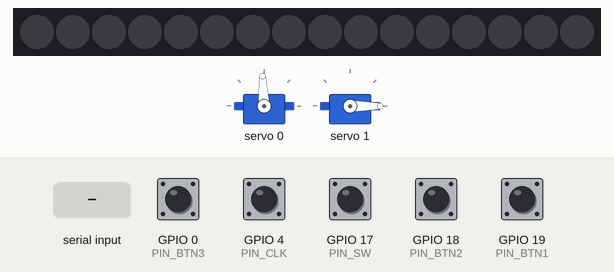
Bench run of a sketch on a simulated ESP32. Shown: 16 RGB LEDs in strip order, left to right, 2 × servo. Inputs (shaded band) come from the test bench; at power-on: GPIO 0 (PIN_BTN3), GPIO 4 (PIN_CLK), GPIO 17 (PIN_SW), GPIO 18 (PIN_BTN2), GPIO 19 (PIN_BTN1) HIGH. Dim RGB values are drawn brighter than linear; what the sketch prints to the serial monitor is not drawn.

Above: at 1.2 s.
1.3 s: "LED:RED\n" received over Serial
At 2.0 s:
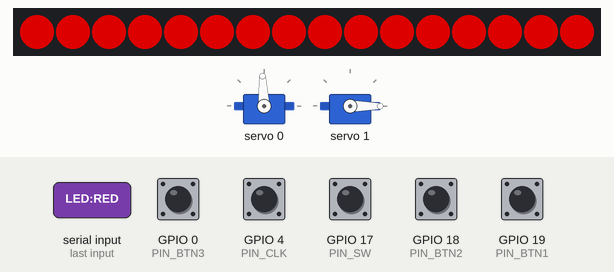
2.8 s: "LED:BLUE\n" received over Serial
At 3.1 s:
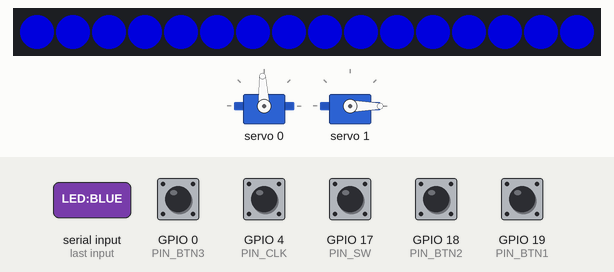
4.3 s: "LED:CYAN\n" received over Serial
At 5.3 s:
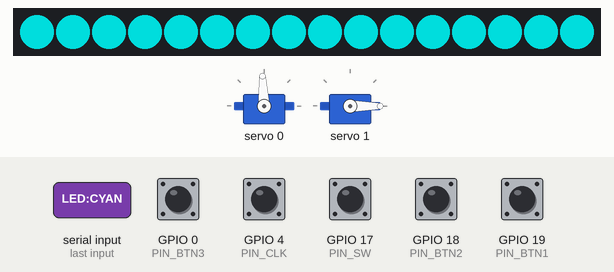
5.8 s: "EARS:UP\n" received over Serial
At 6.4 s:
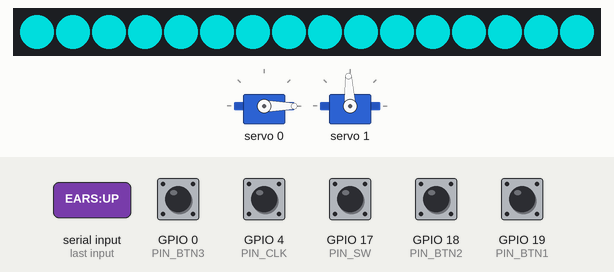
Timing chart, 0 to 8.8 s (numbered marks = the images above; inputs shaded):
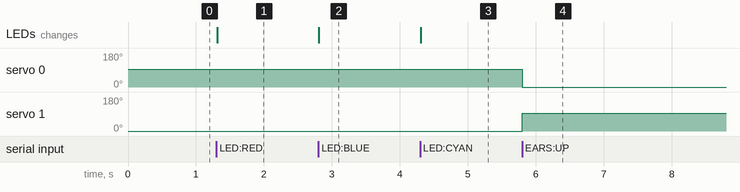

The sketch:

nopants_esp32_firmware.ino
```cpp
#include <Wire.h>
#include <Adafruit_PWMServoDriver.h>
#include <FastLED.h>
#include <WiFi.h>
#include <esp_now.h>
#include <esp_wifi.h>

struct GameButton {
  uint8_t pin;
  bool currentState;
  bool lastReading;
  unsigned long lastDebounceTime;
  String name;
};

// --- 1. HARDWARE SETUP ---
const int LED_PIN = 12;
const int NUM_LEDS = 16;
const int BRIGHTNESS = 150;

const int SDA_PIN = 21;
const int SCL_PIN = 22;
const int LEFT_EAR_CH = 0;
const int RIGHT_EAR_CH = 1;

// --- INPUT PINS ---
const int PIN_CLK = 4;
const int PIN_DT = 16;
const int PIN_SW = 17;

const int PIN_BTN1 = 19;
const int PIN_BTN2 = 18;
const int PIN_BTN3 = 0;

// --- 2. SERVO ANGLE CONFIGURATION (MIRRORED) ---
const int LEFT_EAR_FLAT = 90;
const int LEFT_EAR_UP = 0;

const int RIGHT_EAR_FLAT = 0;
const int RIGHT_EAR_UP = 90;

// --- 3. INITIALIZE OBJECTS ---
Adafruit_PWMServoDriver pwm = Adafruit_PWMServoDriver();
CRGB leds[NUM_LEDS];

// --- FreeRTOS Task Handles ---
TaskHandle_t TaskCore0; // For Inputs
TaskHandle_t TaskCore1; // For Serial/Outputs

// Give every button its own independent memory and timer
GameButton btn1 = {PIN_BTN1, HIGH, HIGH, 0, "BTN:1"};
GameButton btn2 = {PIN_BTN2, HIGH, HIGH, 0, "BTN:2"};
GameButton btn3 = {PIN_BTN3, HIGH, HIGH, 0, "BTN:3"};
GameButton knobBtn = {PIN_SW, HIGH, HIGH, 0, "KNOB:PRESS"};

int lastStateCLK;

// ==========================================
// --- ESP-NOW SMART HOME HUB CONFIG ---
// ==========================================
// 1. The Phonebook (Smart Light MAC Address)
uint8_t smartLightMac[] = {0x80, 0xF3, 0xDA, 0x54, 0xD3, 0x84};

// 2. The Message Structure (Must match receiver exactly)
typedef struct struct_message {
  char command[32];
} struct_message;

struct_message outgoingData;
esp_now_peer_info_t peerInfo;

volatile bool deliveryComplete = false;
volatile bool deliverySuccess = false;

// 3. The Wireless Transmission Function
void sendSmartHomeCommand(String cmd) {
  memset(outgoingData.command, 0, sizeof(outgoingData.command));
  cmd.toCharArray(outgoingData.command, 32);

  int retries = 0;
  int maxRetries = 20; // Try up to 10 times!

  while (retries < maxRetries) {
    deliveryComplete = false; // Reset the receipt

    // Shoot the message!
    esp_err_t result = esp_now_send(smartLightMac, (uint8_t *) &outgoingData, sizeof(outgoingData));

    if (result == ESP_OK) {
      // Wait up to 100ms for the delivery receipt to come back
      unsigned long startWait = millis();
      while (!deliveryComplete && millis() - startWait < 100) {
        delay(1);
      }

      // If the receipt arrived and says SUCCESS, we are done!
      if (deliverySuccess) {
        Serial.println("SYSTEM: Sent -> " + cmd + " [DELIVERED ON ATTEMPT " + String(retries + 1) + "]");
        return; // Exit the function completely
      }
    }

    // If we get down here, the message failed or timed out.
    retries++;
    if (retries < maxRetries) {
      Serial.println("SYSTEM: Delivery failed. Retrying... (" + String(retries) + "/" + String(maxRetries) + ")");
      vTaskDelay(25 / portTICK_PERIOD_MS);
    }
  }

  // If we looped 4 times and it STILL failed, then the light is truly unplugged.
  Serial.println("SYSTEM: CRITICAL ERROR -> Could not reach Smart Light after " + String(maxRetries) + " attempts.");
}

// 4. The Delivery Receipt
void OnDataSent(const uint8_t *mac_addr, esp_now_send_status_t status) {
  // Record if it was a success or failure
  deliverySuccess = (status == ESP_NOW_SEND_SUCCESS);
  // Tell the sending loop that the receipt has arrived!
  deliveryComplete = true;
}
// ==========================================


void setServoAngle(uint8_t channel, uint8_t angle) {
  uint16_t microsec = map(angle, 0, 180, 500, 2500);
  pwm.writeMicroseconds(channel, microsec);
}

// --- INDEPENDENT DEBOUNCE ALGORITHM ---
void checkButton(GameButton &btn) {
  bool currentReading = digitalRead(btn.pin);

  if (currentReading != btn.lastReading) {
    btn.lastDebounceTime = millis();
  }

  if ((millis() - btn.lastDebounceTime) > 25) {
    if (currentReading != btn.currentState) {
      btn.currentState = currentReading;
      if (btn.currentState == LOW) {
        Serial.println(btn.name);
      }
    }
  }
  btn.lastReading = currentReading;
}

// ==========================================
// TASK 1: THE INPUT READER (Runs on Core 0)
// ==========================================
void InputTask(void * pvParameters) {
  for(;;) {
    int currentStateCLK = digitalRead(PIN_CLK);
    if (currentStateCLK != lastStateCLK && currentStateCLK == 1) {
      if (digitalRead(PIN_DT) != currentStateCLK) {
        Serial.println("KNOB:RIGHT");
      } else {
        Serial.println("KNOB:LEFT");
      }
    }
    lastStateCLK = currentStateCLK;

    checkButton(btn1);
    checkButton(btn2);
    checkButton(btn3);
    checkButton(knobBtn);

    vTaskDelay(1 / portTICK_PERIOD_MS);
  }
}

// ==========================================
// TASK 2: THE COMMAND ROUTER (Runs on Core 1)
// ==========================================
void CommandTask(void * pvParameters) {
  for(;;) {
    if (Serial.available() > 0) {
      String command = Serial.readStringUntil('\n');
      command.trim();

      // --- NEW: SMART HOME ROUTER ---
      // If Python sends "HOME:LIGHT:ON", we strip off "HOME:" and send "LIGHT:ON" wirelessly!
      if (command.startsWith("HOME:")) {
        String wirelessCmd = command.substring(5);
        sendSmartHomeCommand(wirelessCmd);
      }
      // ------------------------------

      else if (command == "EARS:UP") {
        setServoAngle(LEFT_EAR_CH, LEFT_EAR_UP);
        setServoAngle(RIGHT_EAR_CH, RIGHT_EAR_UP);
      }
      else if (command == "EARS:FLAT") {
        setServoAngle(LEFT_EAR_CH, LEFT_EAR_FLAT);
        setServoAngle(RIGHT_EAR_CH, RIGHT_EAR_FLAT);
      }
      else if (command == "LED:RED") {
        fill_solid(leds, NUM_LEDS, CRGB::Red);
        FastLED.show();
      }
      else if (command == "LED:BLUE") {
        fill_solid(leds, NUM_LEDS, CRGB::Blue);
        FastLED.show();
      }
      else if (command == "LED:CYAN") {
        fill_solid(leds, NUM_LEDS, CRGB::Cyan);
        FastLED.show();
      }
      else if (command == "LED:OFF") {
        FastLED.clear(true);
      }
      else if (command.startsWith("LED:RGB:")) {
        int firstComma = command.indexOf(',');
        int secondComma = command.lastIndexOf(',');
        if (firstComma > 0 && secondComma > firstComma) {
            int r = command.substring(8, firstComma).toInt();
            int g = command.substring(firstComma + 1, secondComma).toInt();
            int b = command.substring(secondComma + 1).toInt();
            fill_solid(leds, NUM_LEDS, CRGB(r, g, b));
            FastLED.show();
        }
      }
      else if (command == "EARS:SHAKE") {
        for(int i = 0; i < 4; i++) {
            setServoAngle(LEFT_EAR_CH, 45);
            setServoAngle(RIGHT_EAR_CH, 45);
            vTaskDelay(60 / portTICK_PERIOD_MS);
            setServoAngle(LEFT_EAR_CH, LEFT_EAR_UP);
            setServoAngle(RIGHT_EAR_CH, RIGHT_EAR_UP);
            vTaskDelay(60 / portTICK_PERIOD_MS);
        }
      }
    }

    vTaskDelay(10 / portTICK_PERIOD_MS);
  }
}

// ==========================================
// SETUP
// ==========================================
void setup() {
  Serial.begin(115200);

  Wire.begin(SDA_PIN, SCL_PIN);
  pwm.begin();
  pwm.setOscillatorFrequency(27000000);
  pwm.setPWMFreq(50);

  FastLED.addLeds<WS2812, LED_PIN, GRB>(leds, NUM_LEDS).setCorrection(TypicalLEDStrip);
  FastLED.setBrightness(BRIGHTNESS);
  FastLED.clear(true);

  setServoAngle(LEFT_EAR_CH, LEFT_EAR_FLAT);
  setServoAngle(RIGHT_EAR_CH, RIGHT_EAR_FLAT);

  pinMode(PIN_CLK, INPUT_PULLUP);
  pinMode(PIN_DT, INPUT_PULLUP);
  pinMode(PIN_SW, INPUT_PULLUP);
  pinMode(PIN_BTN1, INPUT_PULLUP);
  pinMode(PIN_BTN2, INPUT_PULLUP);
  pinMode(PIN_BTN3, INPUT_PULLUP);
  lastStateCLK = digitalRead(PIN_CLK);

  // --- INITIALIZE WIFI & ESP-NOW ---
  WiFi.mode(WIFI_AP_STA);
  WiFi.setTxPower(WIFI_POWER_19_5dBm); // Force the antenna amplifier to maximum power!
  WiFi.disconnect();
  esp_wifi_set_channel(13, WIFI_SECOND_CHAN_NONE);

  if (esp_now_init() != ESP_OK) {
    Serial.println("SYSTEM: Error initializing ESP-NOW");
  } else {
    // Register the Delivery Receipt function!
    esp_now_register_send_cb(OnDataSent);

    // NEW: Clear the struct memory so no garbage data breaks the antenna!
    esp_now_peer_info_t peerInfo = {};

    // Register the Smart Light in the phonebook
    memcpy(peerInfo.peer_addr, smartLightMac, 6);
    peerInfo.channel = 13;
    peerInfo.encrypt = false;
    peerInfo.ifidx = WIFI_IF_STA;

    if (esp_now_add_peer(&peerInfo) != ESP_OK){
      Serial.println("SYSTEM: Failed to add Smart Light peer");
    } else {
      Serial.println("SYSTEM: Smart Light registered successfully!");
    }
  }
  // ---------------------------------

  xTaskCreatePinnedToCore(InputTask, "TaskCore0", 10000, NULL, 1, &TaskCore0, 0);
  xTaskCreatePinnedToCore(CommandTask, "TaskCore1", 10000, NULL, 1, &TaskCore1, 1);

  Serial.println("ESP32 FreeRTOS Initialized.");
}

void loop() {
  vTaskDelete(NULL);
}
```

Measured:
- after the input at 1.3 s, the LEDs: change at once (image 1)
- after the input at 2.8 s, the LEDs: change at once (image 2)
- after the input at 4.3 s, the LEDs: change at once (image 3)
- after the input at 5.8 s, servo 0: 93° → 0° at once; servo 1: 0° → 93° at once
